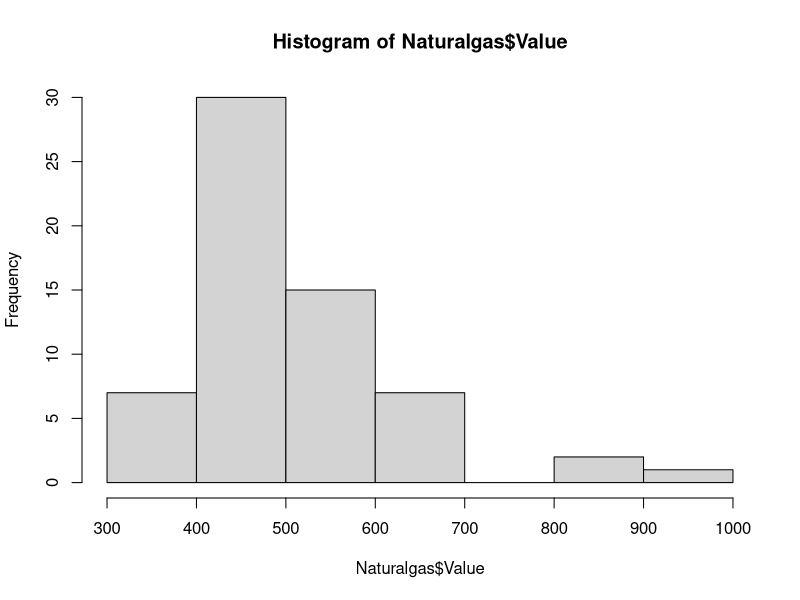

The R script that drew this image: (Note: this script raises an error after producing the figure.)

library(readr)

Naturalgas <- read_csv("Naturalgas.csv")# Load Natural gas Dataset
View(Naturalgas)
WindData <- read_csv("WindData.csv") #Load Wind Dataset.
View(WindData)
remove_words<-c("a","b","c") # removed unwanted 
Naturalgas$Year<- gsub(paste0(remove_words, collapse = "|"),"",Naturalgas$Year)
Naturalgas$Year
WindData$Year<- gsub(paste0(remove_words, collapse = "|"),"",WindData$Year)
WindData$Year
library(lattice)
hist(Naturalgas$Value) # curve is not normaliy distributed
str(Naturalgas)
str(WindData)
library("ggpubr")
# checking normality line for wind gas values
ggqqplot(wind_gas_value$Value, ylab = "Co2 emmison Wind", ggtheme = theme_minimal())

# checking normality line for natural gas
ggqqplot(Naturalgas_value$Value, ylab = "Co2 emmison Natural gas", ggtheme = theme_minimal())

hist(WindData$Value)
# creating subset of Naturalgas for making the hyposthesis based on value
Naturalgas_value<- subset(Naturalgas,select = c('Value','Data Classification'))
str(Naturalgas_value)
mean(Naturalgas_value$Value)

wind_gas_value<- subset(WindData,select = c('Value','Data Classification'))
mean(wind_gas_value$Value)
str(wind_gas_value)
normality_test<- shapiro.test(Naturalgas_value$Value)
normality_test$p.value # p value < .05 hence it is not normaly distributed.
normality_test

# shaprio test for normality checking
normality_test<- shapiro.test(wind_gas_value$Value)
normality_test$p.value # pvalue is less then .05, data is not normaly distributed
# H0 = co2 emmison have a significant relationship in green energy

# Ha = co2 emission don't have any significant role in green energy
normality_test
# wilcox test for checking the hypothesis, hence it's not normaly distributed
# Going for Wilcox test

boxplot(Naturalgas_value$Value,wind_gas_value$Value)
test<- wilcox.test(Naturalgas_value$Value,wind_gas_value$Value, mu = 0,
alternative = "less",paired = TRUE, conf.int =.99, exact = F, correct=F )
test
# p value less than .05, so have to reject the H0 and go with Ha


#binding new data set


df_new<- rbind(Naturalgas_value,wind_gas_value)# Bind the dataset to find Sd value
df_new
mean(df_new$Value)
mean(Naturalgas_value$Value)
mean(wind_gas_value$Value)
# finding the Standard Deviation For Delta Value
sd(df_new$Value)
# sd = 202.412
# d value = .93 # calculated by substracting the mean value and divide by s.d

install.packages("pwr")
library(pwr)
# find the sample size
power_information<- power.t.test(delta = .93, n = NULL, sig.level = .05, 
                                 power = .90, type = "two.sample", 
                                 alternative = "two.sided")
power_information
# find the power value
power_information<- power.t.test(delta = .93, n = 25.92, sig.level = .05, 
                                 type = "two.sample", 
                                 alternative = "two.sided")
#sample size n = 26

power_information
# power value obtained is = .9

plot(power_information)
# calculate effect size
cohen.ES(test = c("t"), size = c("small")) # to find effect size


# bind the sample data size to 26
sample_data1 <- Naturalgas_value[1:13,]
sample_data1
View(sample_data1)
sample_data2<- wind_gas_value[1:13,]
sample_data2
View(sample_data2)
sample_data_value<- rbind(sample_data1,sample_data2)
sample_data_value

View(sample_data_value)


# effect size = .2
summary(power_information)
# checking for additional unforseen relationship
corr_test<- cor.test(sample_data_value$Value, sample_data_value$Value,method = "spearman")
corr_test
